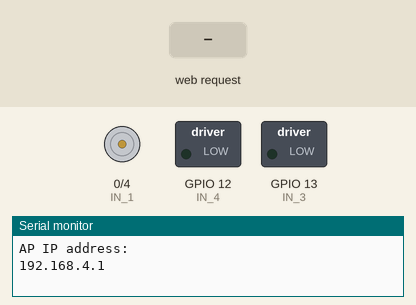
Bench run of a sketch on a simulated ESP8266 (NodeMCU). On the bench: motor-driver pin pairs drawn as motors (green arrow = first pin HIGH = forward, orange = second pin HIGH = backward, longer = more drive), switched loads named in the sketch (green lamp = pin HIGH), the last lines printed to the serial monitor. The inputs (shaded band) are chosen by the test bench.

Above: at 1.2 s.
1.3 s: HTTP request GET /?State=F received
At 2.2 s:
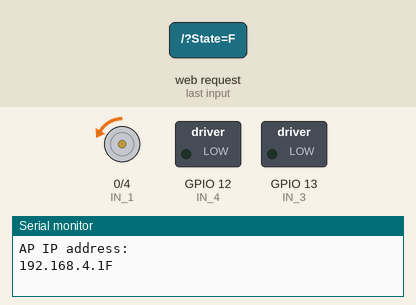
2.8 s: HTTP request GET /?State=B received
At 3.4 s:
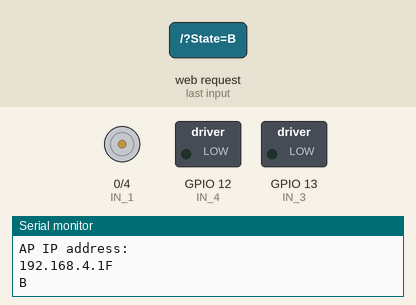
Timing chart, 0 to 5.8 s (numbered marks = the images above; inputs shaded):
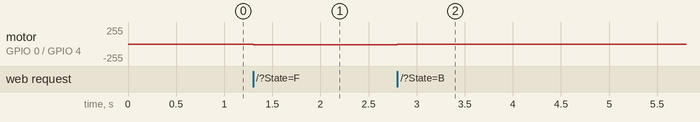

The sketch:

esp8266_Car.ino
```cpp
#include <ESP8266WiFi.h>
#include <WiFiClient.h>
#include <ESP8266WebServer.h>

#define IN_1  0            // L9110S A-1A motors Left       GPIO0 (D8)
#define IN_2  4            // L9110S A-1B motors Left       GPIO4 (D4)
#define IN_3  13           // L9110S B-1A motors Right      GPIO13(D7)
#define IN_4  12           // L9110S B-2A motors Right      GPIO12(D6)

String command;             //String to store app command state.
int speedCar = 200;         // 0~255.
int speed_low = speedCar/1.5;

const char* ssid = "lrobruya ESP8266 Car"; //wifi Hotspot Name
ESP8266WebServer server(80);
void setup() {
  pinMode(IN_1, OUTPUT);
  pinMode(IN_2, OUTPUT);
  pinMode(IN_3, OUTPUT);
  pinMode(IN_4, OUTPUT);
  Serial.begin(115200);
  // Connecting WiFi
  WiFi.mode(WIFI_AP);
  WiFi.softAP(ssid);

  IPAddress myIP = WiFi.softAPIP();
  Serial.println("AP IP address: ");
  Serial.print(myIP);

  // Starting WEB-server
  server.on ( "/", HTTP_handleRoot );
  server.onNotFound ( HTTP_handleRoot );
  server.begin();
}

void Forward(){
  digitalWrite(IN_1, LOW);
  analogWrite(IN_2, speedCar+10);
  analogWrite(IN_3, speedCar);
  digitalWrite(IN_4, LOW);
}

void Backward(){
  analogWrite(IN_1, speedCar);
  digitalWrite(IN_2, LOW);
  digitalWrite(IN_3, LOW);
  analogWrite(IN_4, speedCar);
}

void TurnLeft(){
  analogWrite(IN_1, speedCar);
  digitalWrite(IN_2, LOW);
  analogWrite(IN_3, speedCar);
  digitalWrite(IN_4, LOW);
}

void TurnRight(){
  digitalWrite(IN_1, LOW);
  analogWrite(IN_2, speedCar);
  digitalWrite(IN_3, LOW);
  analogWrite(IN_4, speedCar);
}

void goAheadLeft(){
  digitalWrite(IN_1, LOW);
  analogWrite(IN_2, speed_low);
  analogWrite(IN_3, speedCar);
  digitalWrite(IN_4, LOW);
}

void goAheadRight(){
  digitalWrite(IN_1, LOW);
  analogWrite(IN_2, speedCar);
  analogWrite(IN_3, speed_low);
  digitalWrite(IN_4, LOW);
}

void goBackLeft(){
  analogWrite(IN_1, speed_low);
  digitalWrite(IN_2, LOW);
  digitalWrite(IN_3, LOW);
  analogWrite(IN_4, speedCar);
}

void goBackRight(){
  analogWrite(IN_1, speedCar);
  digitalWrite(IN_2, LOW);
  digitalWrite(IN_3, LOW);
  analogWrite(IN_4, speed_low);
}

void Stop(){
  digitalWrite(IN_1, LOW);
  digitalWrite(IN_2, LOW);
  digitalWrite(IN_3, LOW);
  digitalWrite(IN_4, LOW);
}

void loop() {
  server.handleClient();
  command = server.arg("State");
  if (command == "F") Forward();
  else if (command == "B") Backward();
  else if (command == "L") TurnLeft();
  else if (command == "R") TurnRight();
  else if (command == "I") goAheadRight();
  else if (command == "G") goAheadLeft();
  else if (command == "J") goBackRight();
  else if (command == "H") goBackLeft();
  else if (command == "S") Stop();
  else speedCar = atoi(command.c_str());//Convert string type to integer
}

void HTTP_handleRoot(void) {
  if( server.hasArg("State") ){
    Serial.println(server.arg("State"));
  }
  server.send ( 200, "text/html", "" );
  delay(1);
}
```

Measured:
- after the input at 1.3 s, motor on GPIO 0 (IN_1) / GPIO 4 (IN_2): stopped → backward 10/255 at once
- after the input at 2.8 s, motor on GPIO 0 (IN_1) / GPIO 4 (IN_2): backward 10/255 → stopped at once
